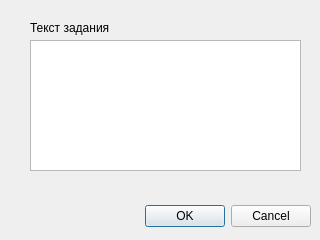
<?xml version="1.0" encoding="UTF-8"?>
<ui version="4.0">
 <class>Dialog</class>
 <widget class="QDialog" name="Dialog">
  <property name="geometry">
   <rect>
    <x>0</x>
    <y>0</y>
    <width>320</width>
    <height>240</height>
   </rect>
  </property>
  <property name="windowTitle">
   <string>Dialog</string>
  </property>
  <widget class="QDialogButtonBox" name="buttonBox">
   <property name="geometry">
    <rect>
     <x>10</x>
     <y>200</y>
     <width>301</width>
     <height>32</height>
    </rect>
   </property>
   <property name="orientation">
    <enum>Qt::Horizontal</enum>
   </property>
   <property name="standardButtons">
    <set>QDialogButtonBox::Cancel|QDialogButtonBox::Ok</set>
   </property>
  </widget>
  <widget class="QTextEdit" name="new_task_txt">
   <property name="geometry">
    <rect>
     <x>30</x>
     <y>40</y>
     <width>271</width>
     <height>131</height>
    </rect>
   </property>
  </widget>
  <widget class="QLabel" name="label">
   <property name="geometry">
    <rect>
     <x>30</x>
     <y>20</y>
     <width>121</width>
     <height>16</height>
    </rect>
   </property>
   <property name="text">
    <string>Текст задания</string>
   </property>
  </widget>
 </widget>
 <resources/>
 <connections>
  <connection>
   <sender>buttonBox</sender>
   <signal>accepted()</signal>
   <receiver>Dialog</receiver>
   <slot>accept()</slot>
   <hints>
    <hint type="sourcelabel">
     <x>248</x>
     <y>254</y>
    </hint>
    <hint type="destinationlabel">
     <x>157</x>
     <y>274</y>
    </hint>
   </hints>
  </connection>
  <connection>
   <sender>buttonBox</sender>
   <signal>rejected()</signal>
   <receiver>Dialog</receiver>
   <slot>reject()</slot>
   <hints>
    <hint type="sourcelabel">
     <x>316</x>
     <y>260</y>
    </hint>
    <hint type="destinationlabel">
     <x>286</x>
     <y>274</y>
    </hint>
   </hints>
  </connection>
 </connections>
</ui>
